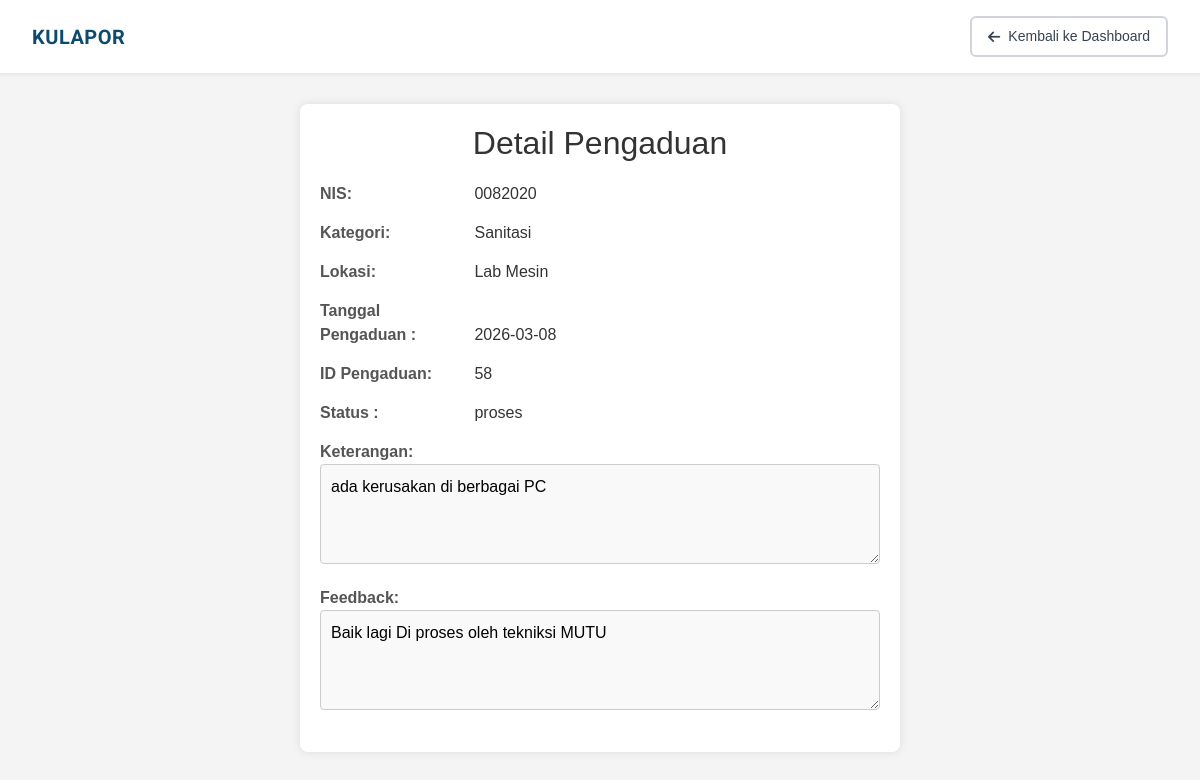
Screenshot of /views/siswa/detail_pengaduan.php?id=58 (signed in) with the database file from the repository.
### tables this page shows
CREATE TABLE `input_aspirasi` (
  `id_pelapor` int NOT NULL,
  `nis` varchar(225) DEFAULT NULL,
  `id_kategori` int NOT NULL,
  `lokasi` varchar(225) NOT NULL,
  `ket` varchar(225) NOT NULL,
  `status` enum('menunggu','proses','selesai','ditolak') NOT NULL DEFAULT 'menunggu',
  `feedback` varchar(225) DEFAULT NULL,
  `tanggal` date NOT NULL
);

CREATE TABLE `kategori` (
  `id_kategori` int NOT NULL,
  `ket_kategori` varchar(225) NOT NULL
);

### views/siswa/detail_pengaduan.php (the view, shortened to what this page needs)
<?php
include '../../config/koneksi.php';
?>
<!DOCTYPE html>
<html lang="id">
<head>
    <link rel="stylesheet" href="https://cdnjs.cloudflare.com/ajax/libs/font-awesome/6.4.0/css/all.min.css">
    <link href="https://cdn.jsdelivr.net/npm/bootstrap@5.0.2/dist/css/bootstrap.min.css" rel="stylesheet">
    <link rel="stylesheet" href="https://cdn.datatables.net/1.13.8/css/jquery.dataTables.min.css">
</head>
<body>
                <?php
            $id = $_GET['id'];
            $query = mysqli_query($koneksi, "
                SELECT input_aspirasi.*, kategori.ket_kategori
                FROM input_aspirasi
                JOIN kategori
                ON input_aspirasi.id_kategori = kategori.id_kategori
                WHERE input_aspirasi.id_pelapor = '$id'
            ");
            $row = mysqli_fetch_assoc($query);
            ?>
    <header class="header">
        <div class="header-container">
            <a href="#" class="brand">
                <span class="brand-text">KULAPOR</span>
            </a>
            <a href="data_pengaduan.php" class="btn-back">
                <i class="fas fa-arrow-left"></i>
                Kembali ke Dashboard
            </a>
        </div>
    </header>
    <div class="main">
        <div class="container">
            <h2>Detail Pengaduan</h2>
        <div class="detail-item">
            <span class="detail-label">NIS:</span>
            <span class="detail-value"><?= $row['nis']; ?></span>
        </div>
        <div class="detail-item">
            <span class="detail-label">Kategori:</span>
            <span class="detail-value"><?= $row['ket_kategori']; ?></span>
        </div>
        <div class="detail-item">
            <span class="detail-label">Lokasi:</span>
            <span class="detail-value"><?= $row['lokasi']; ?></span>
        </div>
        <div class="detail-item">
            <span class="detail-label">Tanggal Pengaduan :</span>
            <span class="detail-value"><?= $row['tanggal']; ?></span>
        </div>
        <div class="detail-item">
            <span class="detail-label">ID Pengaduan:</span>
            <span class="detail-value"><?= $row['id_pelapor']; ?></span>
        </div>
        <div class="detail-item">
            <span class="detail-label">Status :</span>
            <span class="detail-value"><?= $row['status']; ?></span>
        </div>
        <div class="detail-item keterangan">
            <span class="detail-label">Keterangan:</span>
            <textarea readonly><?= $row['ket']; ?></textarea>
        </div>
        <div class="detail-item feedback">
            <span class="detail-label">Feedback:</span>
            <textarea readonly><?= $row['feedback']?></textarea>
        </div>
        </div>
</div>
</body>
</html>

### views/siswa/detail_pengaduan.php (style rules this page uses)
:root { --primary-blue: #0C4A6E; --secondary-blue: #0284C7; --accent-blue: #0EA5E9; --light-blue: #E0F2FE; --white: #FFFFFF; --gray-50: #F9FAFB; --gray-100: #F3F4F6; --gray-200: #E5E7EB; --gray-300: #D1D5DB; --gray-600: #4B5563; --gray-700: #374151; --gray-900: #111827; --success: #059669; --warning: #D97706; --danger: #DC2626; }
body { font-family: Arial, sans-serif; background-color: #f4f4f4; margin: 0; padding: 0; min-height: 100vh; }
.container { background-color:white ; padding: 20px; border-radius: 8px; box-shadow: 0 0 10px rgba(0, 0, 0, 0.1); width: 100%; max-width: 600px; }
.main { margin-top: 30px; display: flex; justify-content: center; }
.header { background: var(--white); border-bottom: 1px solid var(--gray-200); padding: 0; position: sticky; top: 0; z-index: 100; box-shadow: 0 1px 3px rgba(0, 0, 0, 0.05); }
.header-container { max-width: 1400px; margin: 0 auto; padding: 16px 32px; display: flex; align-items: center; justify-content: space-between; }
.brand { display: flex; align-items: center; gap: 12px; text-decoration: none; }
.brand-text { font-family: 'Roboto', sans-serif; font-size: 20px; font-weight: 700; color: var(--primary-blue); letter-spacing: 0.5px; }
.btn-back { display: inline-flex; align-items: center; gap: 8px; padding: 8px 16px; font-size: 14px; font-weight: 500; border: 2px solid var(--gray-300); border-radius: 6px; background: var(--white); color: var(--gray-700); text-decoration: none; }
h2 { text-align: center; color: #333; margin-bottom: 20px; }
.detail-item { margin-bottom: 15px; }
.detail-label { font-weight: bold; color: #555; display: inline-block; width: 150px; }
.detail-value { color: #333; }
.keterangan, .feedback { margin-top: 10px; }
.keterangan textarea, .feedback textarea { width: 100%; padding: 10px; border: 1px solid #ccc; border-radius: 4px; box-sizing: border-box; resize: vertical; height: 100px; background-color: #f9f9f9; }

### rows the page displays
input_aspirasi: nis "0082020", id_kategori.ket_kategori "Sanitasi", lokasi "Lab Mesin", tanggal "2026-03-08", id_pelapor "58", status "proses", ket "ada kerusakan di berbagai PC", feedback "Baik lagi Di proses oleh tekniksi MUTU"
